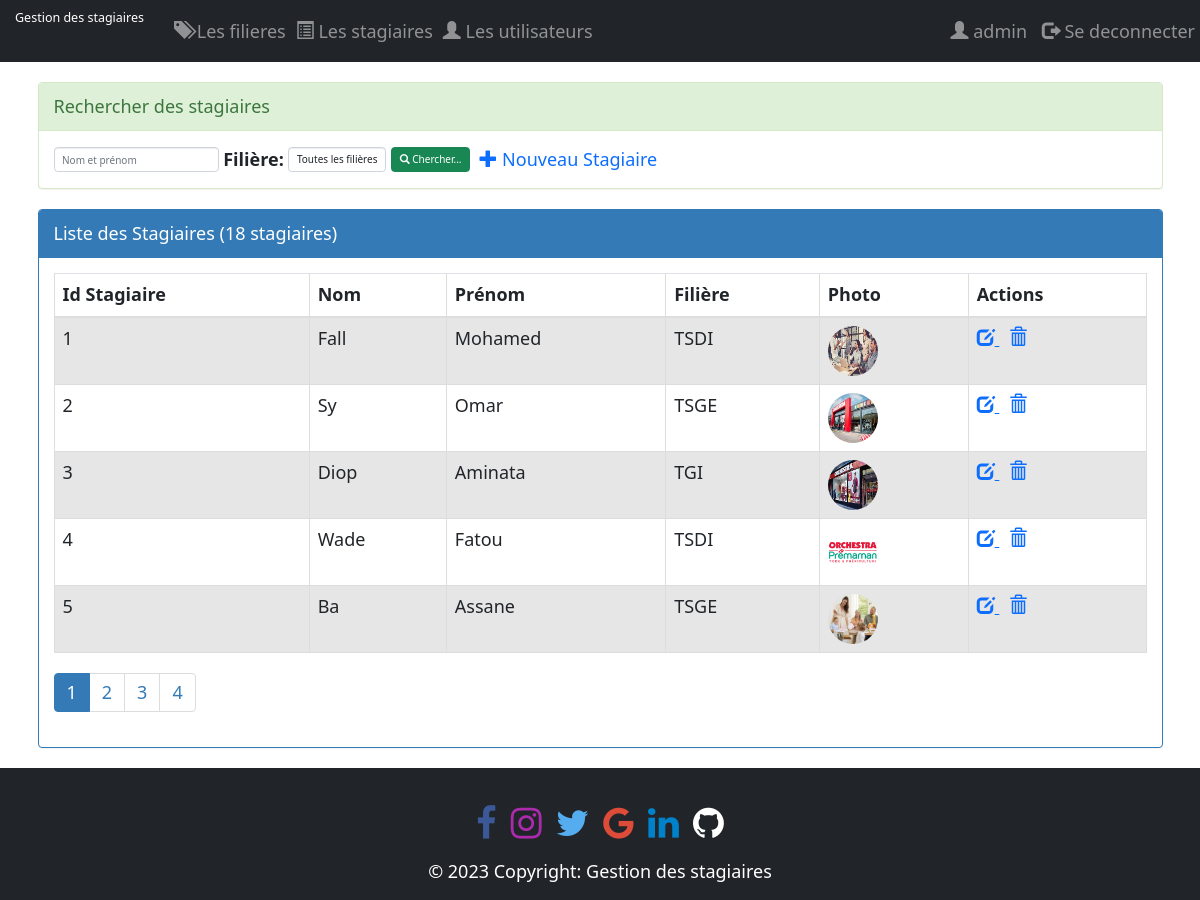
/pages/stagiaires.php (signed in), run on the app's committed database.
### tables this page shows
create table stagiaire(
    idStagiaire int(4) auto_increment primary key,
    nom varchar(50),
    prenom varchar(50),
    civilite varchar(1),
    photo varchar(100),
    idFiliere int(4)
);

create table filiere(
    idFiliere int(4) auto_increment primary key,
    nomFiliere varchar(50),
    niveau varchar(50)
);

### pages/stagiaires.php (the view, shortened to what this page needs)
<?php
        require_once("connexionbd.php");
        $nomPrenom=isset($_GET['nomPrenom'])?$_GET['nomPrenom']:"";
        $idfiliere=isset($_GET['idfiliere'])?$_GET['idfiliere']:0;
        $size=isset($_GET['size'])?$_GET['size']:5;
        $page=isset($_GET['page'])?$_GET['page']:1;
        $offset=($page-1)*$size;
        if($idfiliere==0){
            $requeteStagiaire="select idStagiaire,nom,prenom,nomFiliere,photo,civilite
                    from filiere as f,stagiaire as s
                    where f.idFiliere=s.idFiliere
                    and (nom like '%$nomPrenom%' or prenom like '%$nomPrenom%')
                    order by idStagiaire
                    limit $size
                    offset $offset";
            $requeteCount="select count(*) countS from stagiaire
                    where nom like '%$nomPrenom%' or prenom like '%$nomPrenom%'";
        }
        $resultatStagiaire=$pdo->query($requeteStagiaire);
        $resultatCount=$pdo->query($requeteCount);
        $tabCount=$resultatCount->fetch();
        $nbrStagiaire=$tabCount['countS'];
        $reste=$nbrStagiaire % $size;
        if($reste===0)
            $nbrPage=$nbrStagiaire/$size;
        else
            $nbrPage=floor($nbrStagiaire/$size)+1;
?>
<!DOCTYPE HTML>
<HTMl>
    <head>
        <link rel="stylesheet" href="https://maxcdn.bootstrapcdn.com/bootstrap/3.4.0/css/bootstrap.min.css">
		<link rel="stylesheet" href="https://maxcdn.bootstrapcdn.com/bootstrap/4.3.1/css/bootstrap.min.css">
        <link rel="stylesheet" href="https://cdnjs.cloudflare.com/ajax/libs/font-awesome/4.7.0/css/font-awesome.min.css">
		<link rel = "stylesheet"  href = "../css/bootstrap/css/bootstrap.css">
		<link rel = "stylesheet"  href = "../css/monstyle.css">
    </head>
    <body>
    <?php include("menu.php"); ?>
    <div class="container">
            <div class="panel panel-success margetop60">
				<div class="panel-heading">Rechercher des stagiaires</div>
				<div class="panel-body">
					<form method="get" action="stagiaires.php" class="form-inline">
						<div class="form-group">
                            <input type="text" name="nomPrenom"
                                   placeholder="Nom et prénom"
                                   class="form-control"
                                   value="<?php echo $nomPrenom ?>"/>
                        </div>
                            <label for="idfiliere">Filière:</label>
				            <select name="idfiliere" class="form-control" id="idfiliere"
                                    onchange="this.form.submit()">
                                    <option value=0>Toutes les filières</option>
				            </select>
				        <button type="submit" class="btn btn-success">
                            <span class="glyphicon glyphicon-search"></span>
                            Chercher...
                        </button>
                        <?php if($_SESSION['user']['role']=='ADMIN') { ?>
                            <a href="nouveauStagiaire.php">
                                <span class="glyphicon glyphicon-plus"></span>
                                Nouveau Stagiaire
                            </a>
                        <?php } ?>
					</form>
				</div>
			</div>
            <div class="panel panel-primary">
                <div class="panel-heading">Liste des Stagiaires (<?php echo $nbrStagiaire ?> stagiaires)</div>
                    <div class="panel-body">
                        <table class="table table-striped table-bordered">
                            <thead>
                                <tr>
                                    <th>Id Stagiaire</th> <th>Nom</th> <th>Prénom</th>
                                    <th>Filière</th> <th>Photo</th>
                                    <?php if($_SESSION['user']['role']=='ADMIN') { ?>
                                        <th>Actions</th>
                                    <?php } ?>
                                </tr>
                            </thead>
                            <tbody>
                                <?php while($stagiaire=$resultatStagiaire->fetch()){ ?>
                                    <tr>
                                        <td><?php echo $stagiaire['idStagiaire'] ?> </td>
                                        <td><?php echo $stagiaire['nom'] ?> </td>
                                        <td><?php echo $stagiaire['prenom'] ?> </td>
                                        <td><?php echo $stagiaire['nomFiliere'] ?> </td>
                                        <td>
                                            <img src="../images/<?php echo $stagiaire['photo']?>"
                                            width="50px" height="50px" class="img-circle">
                                        </td>
                                        <?php if($_SESSION['user']['role']=='ADMIN') { ?>
                                            <td>
                                                <a href="editerStagiaire.php?idS=<?php echo $stagiaire['idStagiaire'] ?>">
                                                    <span class="glyphicon glyphicon-edit"></span>
                                                </a>
                                                <a onclick="return confirm('Etes vous sur de vouloir supprimer le stagiaire')"
                                                href="supprimerStagiaire.php?idS=<?php echo $stagiaire['idStagiaire'] ?>">
                                                    <span class="glyphicon glyphicon-trash"></span>
                                                </a>
                                            </td>
                                        <?php } ?>
                                    </tr>
                                <?php } ?>
                            </tbody>
                        </table>
                    <div>
                        <ul class="pagination">
                            <?php for($i=1;$i<=$nbrPage;$i++){ ?>
                                <li class="<?php if($i==$page) echo 'active' ?>">
                                    <a href="stagiaires.php?page=<?php echo $i;?>&nomPrenom=<?php echo $nomPrenom ?>&idfiliere=<?php echo $idfiliere ?>">
                                        <?php echo $i; ?>
                                    </a>
                                </li>
                            <?php } ?>
                        </ul>
                    </div>
                </div>
            </div>
        </div>
        <?php include("footer.php") ; ?>
    </body>
</HTMl>

### pages/menu.php (shortened to what this page needs)
<nav class="navbar navbar-expand-sm bg-dark navbar-dark navbar-fixed-top ">
  <a class="navbar-brand" href="../index.php">Gestion des stagiaires</a>
  <ul class="navbar-nav">
      <li class="nav-item">
        <a class="nav-link" href="filieres.php"><i class="glyphicon glyphicon-tags"></i> Les filieres</a>
      </li>
      <li class="nav-item">
        <a class="nav-link" href="stagiaires.php"><i class="glyphicon glyphicon-list-alt"></i> Les stagiaires</a>
      </li>
      <li class="nav-item">
        <a class="nav-link" href="utilisateurs.php"><i class="glyphicon glyphicon-user"></i> Les utilisateurs</a>
      </li>
  </ul>
  <ul class="navbar-nav ml-auto">
      <li class="nav-item">
        <a class="nav-link" href="editerUtilisateur.php?idUser=<?php echo $_SESSION['user']['iduser'] ?>"><i class="glyphicon glyphicon-user"></i><?php echo ' '.$_SESSION['user']['login'] ?></a>
      </li>&nbsp;
      <li class="nav-item">
        <a class="nav-link" href="seDeconnecter.php"><i class="glyphicon glyphicon-log-out"></i> Se deconnecter</a>
      </li>
  </ul>
</nav>

### pages/footer.php
<footer id="bas-page" class="bg-dark text-center text-white">
  <section class="">
    <div class="icons ">
        <br>
        <a href="#"><i class="fa fa-facebook fa-2x" style="color: #3b5998;"></i></a> &nbsp;
        <a href="#"><i class="fa fa-instagram fa-2x" style="color: #ac2bac;"></i></a> &nbsp;
        <a href="#"><i class="fa fa-twitter fa-2x" style="color: #55acee;"></i></a> &nbsp;
        <a href="#"><i class="fa fa-google fa-2x" style="color: #dd4b39;"></i></a> &nbsp;
        <a href="#"><i class="fa fa-linkedin fa-2x" style="color: #0082ca;"></i></a> &nbsp;
        <a href="#"><i class="fa fa-github fa-2x" style="color: #FFFFFF;"></i></a>
    </div>
  </section>
  <div class="text-center p-4" >
    © 2023 Copyright: Gestion des stagiaires
  </div>
  </footer>

### css/monstyle.css (style rules this page uses)
body { margin: 0; display: flex; flex-direction: column; min-height: 100vh; font-size: 18px ; }
.container { flex: 1 ; }
footer { color: white; text-align: center; padding-top: 10px; }
.form-inline a { text-decoration: none; }

### data on the page
stagiaire: idStagiaire "1", nom "Fall", prenom "Mohamed", idFiliere.nomFiliere "TSDI", photo (picture)
stagiaire: idStagiaire "2", nom "Sy", prenom "Omar", idFiliere.nomFiliere "TSGE", photo (picture)
stagiaire: idStagiaire "3", nom "Diop", prenom "Aminata", idFiliere.nomFiliere "TGI", photo (picture)
stagiaire: idStagiaire "4", nom "Wade", prenom "Fatou", idFiliere.nomFiliere "TSDI", photo (picture)
stagiaire: idStagiaire "5", nom "Ba", prenom "Assane", idFiliere.nomFiliere "TSGE", photo (picture)

### other printed values
$_SESSION['user']['login'] "admin"
$nbrStagiaire "18"
